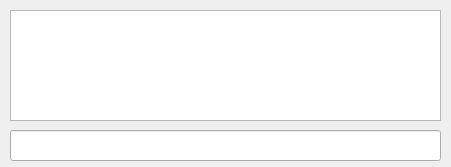
<?xml version="1.0" encoding="UTF-8"?>
<ui version="4.0">
 <class>TelaChat</class>
 <widget class="QWidget" name="TelaChat">
  <property name="geometry">
   <rect>
    <x>0</x>
    <y>0</y>
    <width>451</width>
    <height>167</height>
   </rect>
  </property>
  <property name="windowTitle">
   <string>TelaChat</string>
  </property>
  <widget class="QListWidget" name="list_mensagens">
   <property name="enabled">
    <bool>true</bool>
   </property>
   <property name="geometry">
    <rect>
     <x>10</x>
     <y>10</y>
     <width>431</width>
     <height>111</height>
    </rect>
   </property>
  </widget>
  <widget class="QLineEdit" name="edit_mensagem">
   <property name="geometry">
    <rect>
     <x>10</x>
     <y>130</y>
     <width>431</width>
     <height>31</height>
    </rect>
   </property>
  </widget>
 </widget>
 <tabstops>
  <tabstop>edit_mensagem</tabstop>
  <tabstop>list_mensagens</tabstop>
 </tabstops>
 <resources/>
 <connections/>
</ui>
